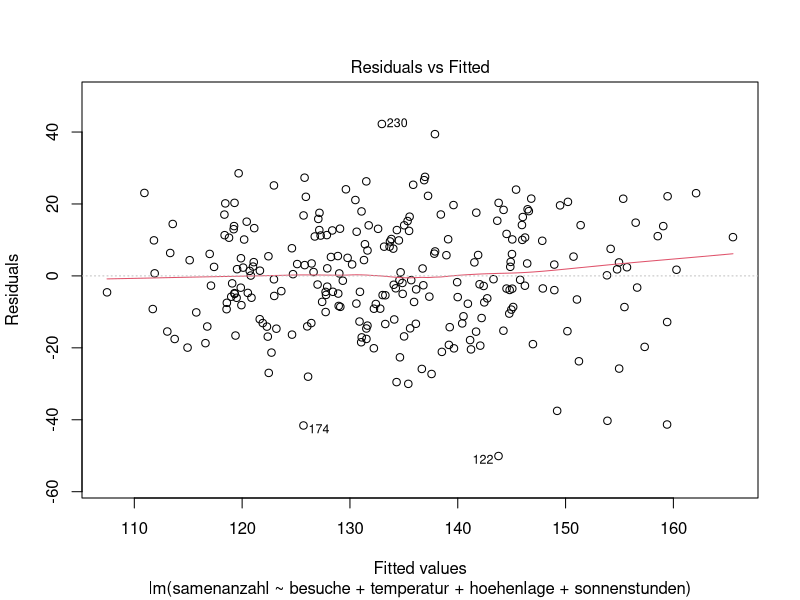
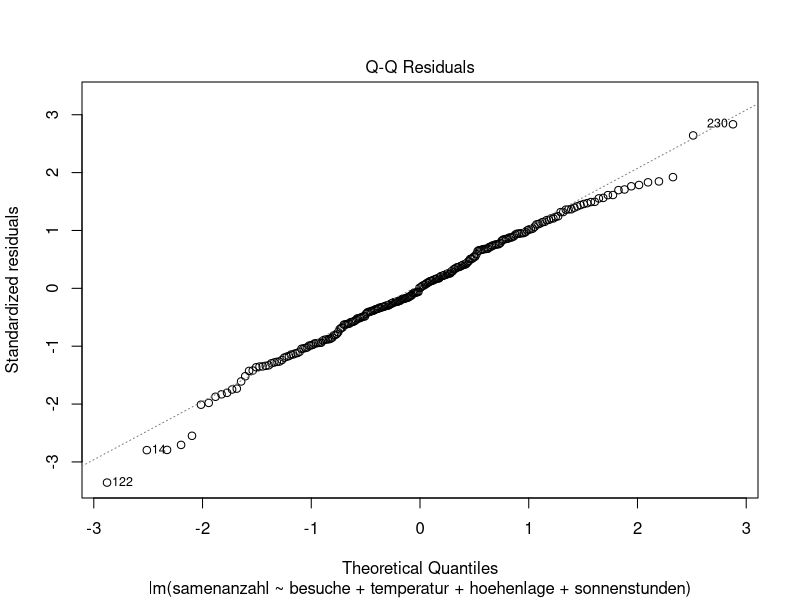

These charts were generated, in order, by the following R code:
# EcoBee - Datensimulation
# Beispielpflanze: Gentiana clusii

# Zufallszahlen reproduzierbar machen
set.seed(2000)

# Anzahl Pflanzen
n <- 250

# Pflanzen-IDs
pflanzen_id <- 1:n

# Umweltbedingungen simulieren
hoehenlage <- round(runif(n, 1200, 2400))
temperatur <- round(16 - 0.005 * (hoehenlage - 1200) + rnorm(n, 0, 1.5), 1)
sonnenstunden <- round(runif(n, 4, 10), 1)

# Bestäuberbesuche pro Blüte und Tag
besuche <- rpois(n, lambda = 6)

# Durchschnittliche Samenanzahl pro Blüte
samenanzahl <- 100 + 5 * besuche + 1.5 * (temperatur - 12) -
  0.005 * (hoehenlage - 1800) + 2 * (sonnenstunden - 7) + rnorm(n, 0, 15)

# Negative Werte ausschliessen und runden
samenanzahl <- round(pmax(0, samenanzahl), 1)

# Datensatz zusammenstellen
daten <- data.frame(
  pflanzen_id,
  samenanzahl,
  besuche,
  temperatur,
  hoehenlage,
  sonnenstunden)

# Ergebnisse kontrollieren
print(head(daten))
print(summary(daten$samenanzahl))
print(dim(daten))


# Multiple lineare Regression
modell <- lm(samenanzahl ~ besuche + temperatur + hoehenlage
  + sonnenstunden, data = daten)

# Ergebnisse anzeigen
summary(modell)


# Ergebnisse für GitHub speichern

# Ordner erstellen
dir.create("ergebnisse", showWarnings = FALSE)

# Simulierten Datensatz speichern
write.csv(daten, "ergebnisse/ecobee_daten.csv", row.names = FALSE)

# Regressionsausgabe speichern
capture.output(summary(modell), file = "ergebnisse/regression_ergebnisse.txt")

# Residuen-Diagramm speichern
png("ergebnisse/residuen.png", width = 1200, height = 850, res = 150)
plot(modell, which = 1)
dev.off()

# Q-Q-Diagramm speichern
png("ergebnisse/qq_plot.png", width = 1200, height = 850, res = 150)
plot(modell, which = 2)
dev.off()
